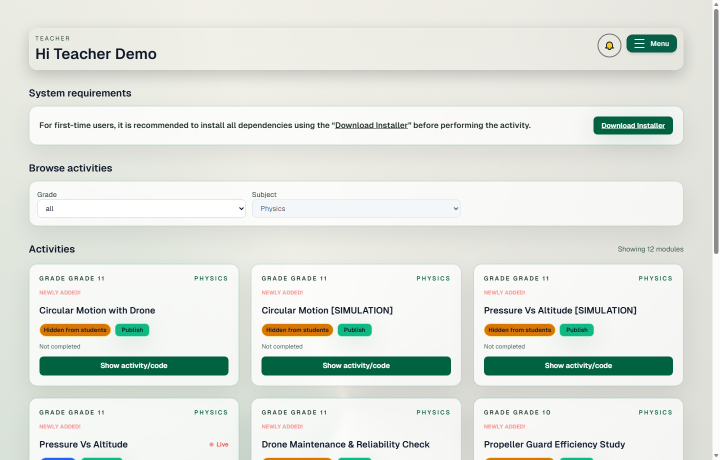
#> input picture docs/teacher-guide/snips/raw/01_teacher_dashboard.png, 1440 x 920 px, found by its file name (shown at 1/2 size)
$ python annotate-teacher-guide.py
#> lines starting #> are read from the running program, lines starting #| are printed output that depends on the picture
from __future__ import annotations

from pathlib import Path
from typing import Dict, List, Tuple

from PIL import Image, ImageDraw, ImageFont

ROOT = Path("docs/teacher-guide/snips")
RAW = ROOT / "raw"
OUT = ROOT

Box = Tuple[int, int, int, int]

CALLOUTS: Dict[str, List[Dict[str, object]]] = {
    "01_teacher_dashboard.png": [
        {"box": (1000, 32, 1142, 112), "tag": (835, 42), "text": "Notification bell"},
        {"box": (1055, 30, 1332, 113), "tag": (835, 108), "text": "Teacher menu entry"},
        {"box": (48, 300, 1110, 378), "tag": (58, 250), "text": "Grade + subject filters"},
        {"box": (48, 438, 1138, 909), "tag": (58, 398), "text": "Activity cards with publish and launch"},
    ],
    "02_teacher_menu.png": [
        {"box": (862, 98, 1328, 579), "tag": (706, 109), "text": "Teacher quick actions"},
        {"box": (882, 191, 1315, 247), "tag": (700, 194), "text": "Raise content request"},
        {"box": (883, 252, 1315, 310), "tag": (700, 254), "text": "Open student progress"},
        {"box": (883, 314, 1315, 371), "tag": (700, 316), "text": "Open student query inbox"},
        {"box": (883, 374, 1315, 433), "tag": (700, 376), "text": "Open registered students"},
    ],
    "03_request_modal.png": [
        {"box": (292, 182, 1050, 244), "tag": (120, 170), "text": "Choose VR or drone request mode"},
        {"box": (293, 246, 1061, 482), "tag": (120, 270), "text": "Select modules or Any other"},
        {"box": (292, 495, 1050, 703), "tag": (120, 560), "text": "Set date + notes for admin"},
        {"box": (842, 820, 1051, 886), "tag": (1120, 815), "text": "Submit request to admin"},
    ],
    "04_notifications.png": [
        {"box": (998, 30, 1140, 110), "tag": (820, 40), "text": "Bell indicates alerts"},
        {"box": (771, 101, 1238, 272), "tag": (560, 109), "text": "Notification drawer"},
        {"box": (791, 137, 1228, 200), "tag": (560, 177), "text": "Student queries shortcut"},
    ],
    "05_teacher_inbox.png": [
        {"box": (164, 94, 510, 742), "tag": (44, 106), "text": "Query list + refresh"},
        {"box": (510, 95, 1192, 741), "tag": (1010, 106), "text": "Conversation workspace"},
        {"box": (165, 95, 490, 163), "tag": (44, 182), "text": "Close inbox from header"},
    ],
    "06_progress.png": [
        {"box": (48, 148, 286, 192), "tag": (318, 150), "text": "Pick module to review"},
        {"box": (47, 219, 1144, 322), "tag": (918, 332), "text": "Track status, attempts, reminders"},
    ],
    "07_students.png": [
        {"box": (48, 136, 410, 195), "tag": (428, 138), "text": "Sort students by field"},
        {"box": (48, 219, 1144, 322), "tag": (908, 332), "text": "Registered student roster"},
    ],
    "08_publish_controls.png": [
        {"box": (44, 105, 1340, 205), "tag": (58, 218), "text": "Sticky header: bell + menu"},
        {"box": (46, 104, 1138, 909), "tag": (58, 835), "text": "Module grid for teacher subject"},
        {"box": (62, 340, 1134, 733), "tag": (920, 246), "text": "Publish/Unpublish and Show activity/code"},
    ],
}


def load_font(size: int) -> ImageFont.FreeTypeFont | ImageFont.ImageFont:
    windows_font = Path("C:/Windows/Fonts/segoeui.ttf")
    if windows_font.exists():
        return ImageFont.truetype(str(windows_font), size)
    return ImageFont.load_default()


def draw_callout(
    draw: ImageDraw.ImageDraw,
    box: Box,
    index: int,
    tag: Tuple[int, int],
    text: str,
    font: ImageFont.ImageFont,
    small_font: ImageFont.ImageFont,
) -> None:
    x1, y1, x2, y2 = box
    tx, ty = tag
    color = "#0ea5a5"

    draw.rounded_rectangle(box, radius=12, outline=color, width=4)

    center_x = (x1 + x2) // 2
    center_y = (y1 + y2) // 2
    draw.line((tx + 18, ty + 18, center_x, center_y), fill=color, width=3)

    badge_box = (tx, ty, tx + 36, ty + 36)
    draw.ellipse(badge_box, fill="#0f172a", outline="#e2e8f0", width=2)
    num_text = str(index)
    num_w, num_h = draw.textbbox((0, 0), num_text, font=font)[2:]
    draw.text((tx + (36 - num_w) // 2, ty + (36 - num_h) // 2 - 1), num_text, fill="#f8fafc", font=font)

    text_x = tx + 44
    text_y = ty + 4
    text_w = draw.textbbox((0, 0), text, font=small_font)[2]
    text_h = draw.textbbox((0, 0), text, font=small_font)[3]
    text_bg = (text_x - 8, text_y - 5, text_x + text_w + 10, text_y + text_h + 6)
    draw.rounded_rectangle(text_bg, radius=8, fill="#0f172acc", outline="#38bdf8", width=2)
    draw.text((text_x, text_y), text, fill="#f8fafc", font=small_font)


def main() -> None:
    OUT.mkdir(parents=True, exist_ok=True)
    number_font = load_font(18)
    text_font = load_font(18)
    title_font = load_font(28)

    for raw_name, notes in CALLOUTS.items():
        raw_path = RAW / raw_name
        if not raw_path.exists():
            continue

        image = Image.open(raw_path).convert("RGBA")
        draw = ImageDraw.Draw(image, "RGBA")

        header_box = (20, 18, 612, 64)
        draw.rounded_rectangle(header_box, radius=10, fill="#082f49dd", outline="#38bdf8", width=2)
        draw.text((34, 28), "Teacher Walkthrough Snip", fill="#f0f9ff", font=title_font)

        for idx, callout in enumerate(notes, start=1):
            draw_callout(
                draw=draw,
                box=callout["box"],  # type: ignore[arg-type]
                index=idx,
                tag=callout["tag"],  # type: ignore[arg-type]
                text=callout["text"],  # type: ignore[arg-type]
                font=number_font,
                small_font=text_font,
            )

        out_name = raw_name.replace(".png", "_annotated.png")
        image.convert("RGB").save(OUT / out_name, optimize=True)
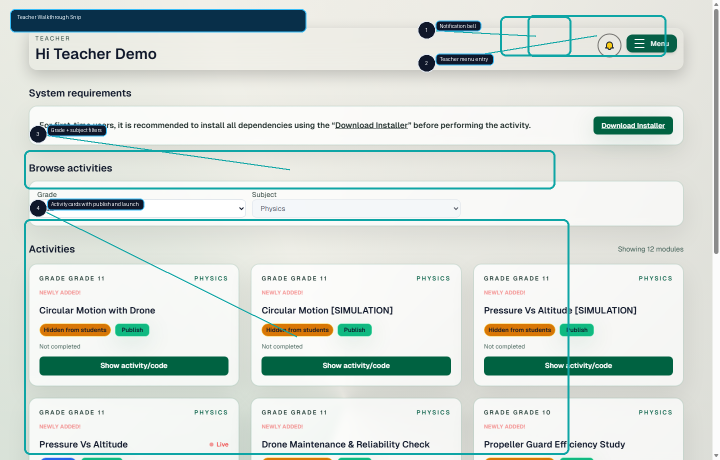
#> saved as 01_teacher_dashboard_annotated.png: PIL image 1440x920 RGB (shown at 1/2 size); mean R, G, B 211, 220.3, 215
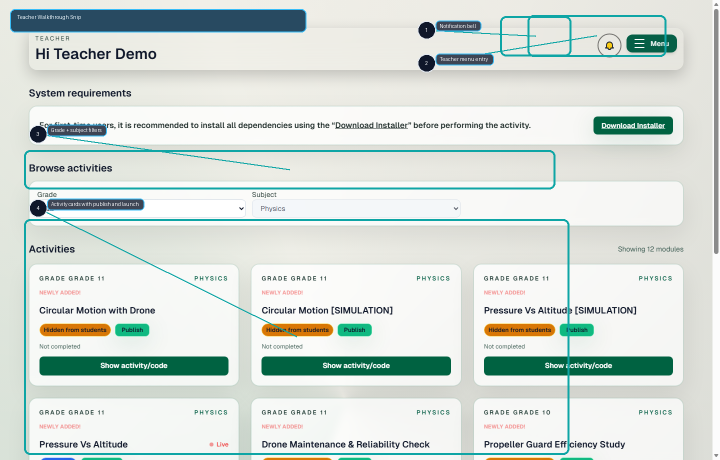
#> image: PIL image 1440x920 RGBA (shown at 1/2 size); mean R, G, B, A 211, 220.3, 215, 254; transparent parts drawn white
        print(f"saved {out_name}")
#> pass 2 of the loop in main, `for raw_name, notes in CALLOUTS.items():`:
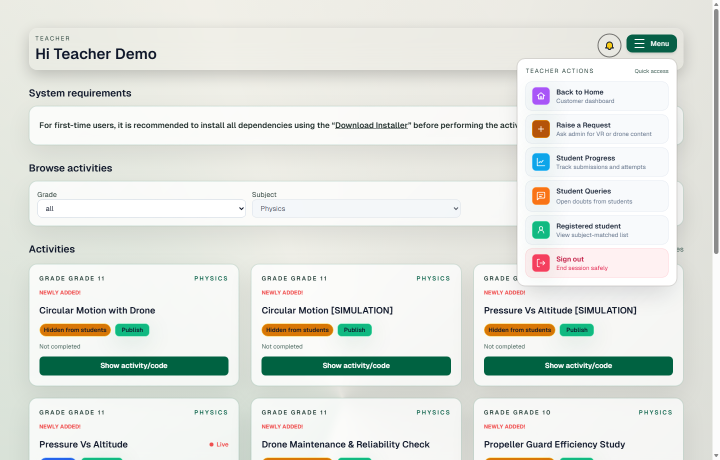
#> input picture docs/teacher-guide/snips/raw/02_teacher_menu.png, 1440 x 920 px, found by its file name (shown at 1/2 size)
#> in main, `image.convert("RGB").save(OUT / out_name, optimize=True)`:
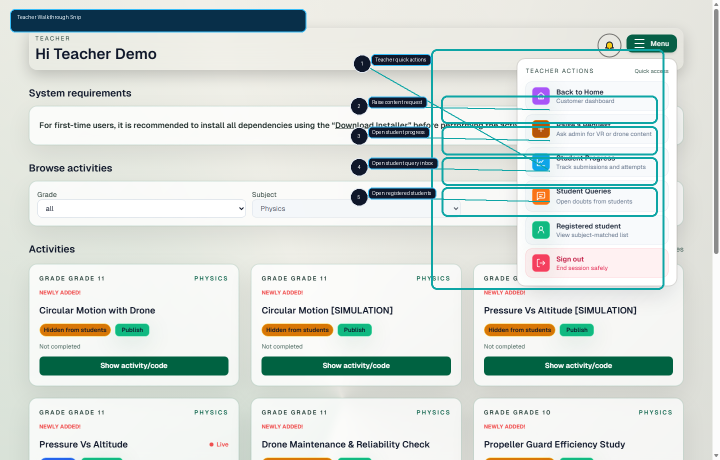
#> saved as 02_teacher_menu_annotated.png: PIL image 1440x920 RGB (shown at 1/2 size); mean R, G, B 212.3, 220.6, 216.1
#> in main, `image.convert("RGB").save(OUT / out_name, optimize=True)`:
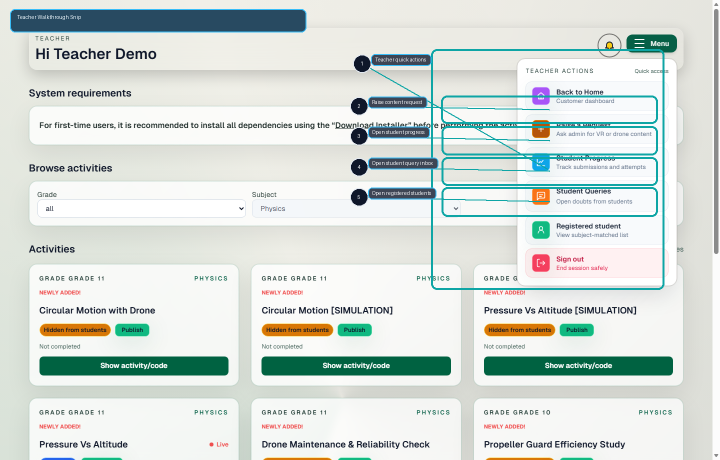
#> image: PIL image 1440x920 RGBA (shown at 1/2 size); mean R, G, B, A 212.3, 220.6, 216.1, 253.9; transparent parts drawn white
#> pass 3 of the loop in main, `for raw_name, notes in CALLOUTS.items():`:
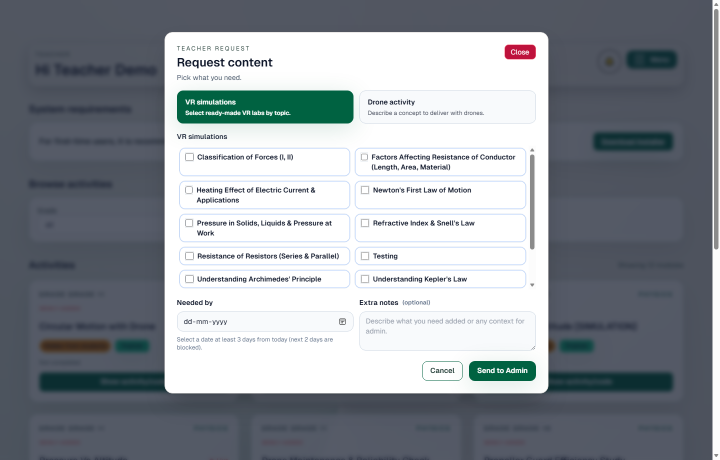
#> input picture docs/teacher-guide/snips/raw/03_request_modal.png, 1440 x 920 px, found by its file name (shown at 1/2 size)
#> in main, `image.convert("RGB").save(OUT / out_name, optimize=True)`:
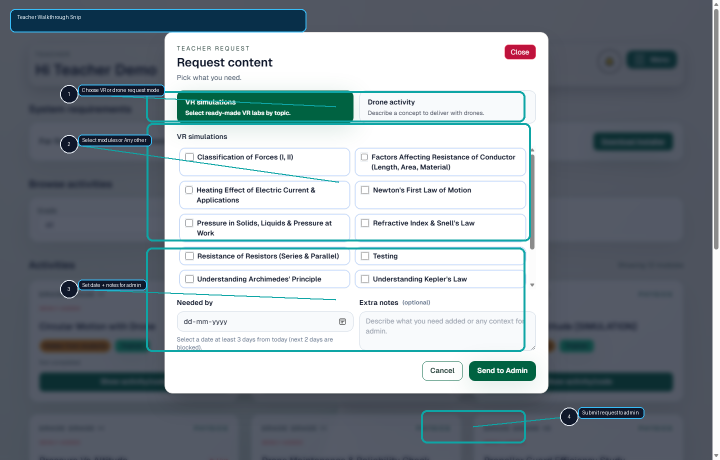
#> saved as 03_request_modal_annotated.png: PIL image 1440x920 RGB (shown at 1/2 size); mean R, G, B 138.1, 148.1, 154.9
#> in main, `image.convert("RGB").save(OUT / out_name, optimize=True)`:
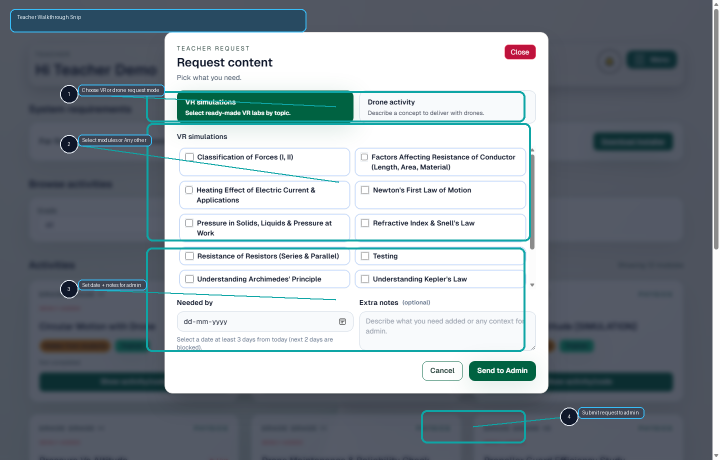
#> image: PIL image 1440x920 RGBA (shown at 1/2 size); mean R, G, B, A 138.1, 148.1, 154.9, 254; transparent parts drawn white
#> the loop made 8 passes; the first 3 are shown


if __name__ == "__main__":
    main()
